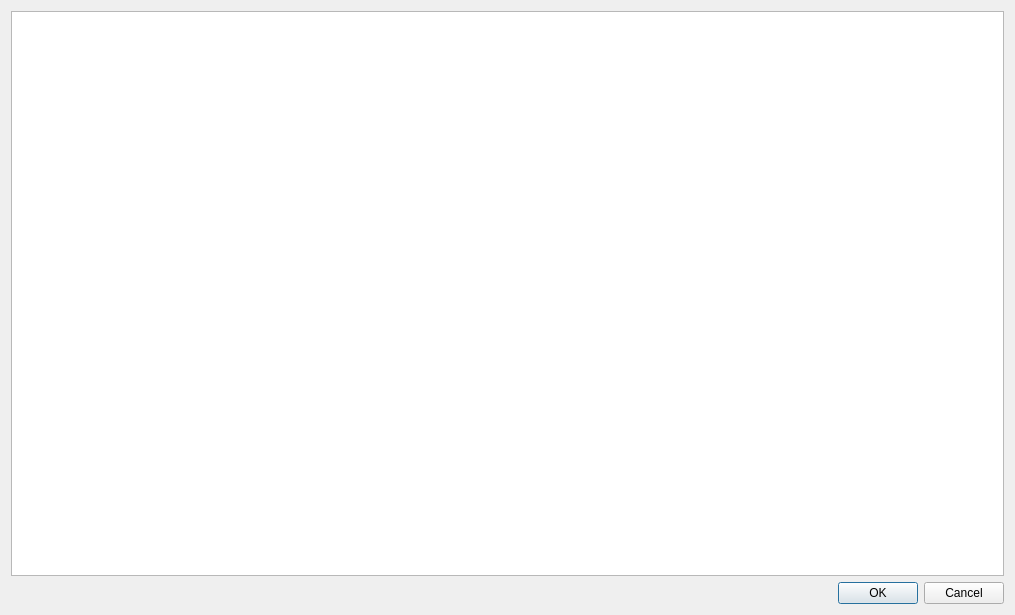
<?xml version="1.0" encoding="UTF-8"?>
<ui version="4.0">
 <class>TextTable</class>
 <widget class="QWidget" name="TextTable">
  <property name="geometry">
   <rect>
    <x>0</x>
    <y>0</y>
    <width>1015</width>
    <height>615</height>
   </rect>
  </property>
  <property name="windowTitle">
   <string>Form</string>
  </property>
  <layout class="QGridLayout" name="gridLayout">
   <item row="0" column="0">
    <widget class="QTableView" name="tv_texts"/>
   </item>
   <item row="1" column="0">
    <widget class="QDialogButtonBox" name="bb_okcanc">
     <property name="standardButtons">
      <set>QDialogButtonBox::Cancel|QDialogButtonBox::Ok</set>
     </property>
    </widget>
   </item>
  </layout>
 </widget>
 <resources/>
 <connections/>
</ui>
